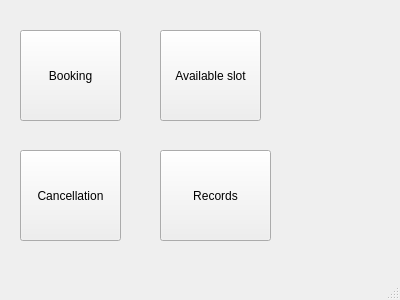
<?xml version="1.0" encoding="UTF-8"?>
<ui version="4.0">
 <class>MainWindow</class>
 <widget class="QMainWindow" name="MainWindow">
  <property name="geometry">
   <rect>
    <x>0</x>
    <y>0</y>
    <width>400</width>
    <height>300</height>
   </rect>
  </property>
  <property name="windowTitle">
   <string>Doctor Appointment 1.0</string>
  </property>
  <property name="styleSheet">
   <string notr="true">
background-image: url(:/image/image/mim.jpg);</string>
  </property>
  <widget class="QWidget" name="centralWidget">
   <widget class="QPushButton" name="btnBooking">
    <property name="geometry">
     <rect>
      <x>20</x>
      <y>30</y>
      <width>101</width>
      <height>91</height>
     </rect>
    </property>
    <property name="text">
     <string>Booking</string>
    </property>
   </widget>
   <widget class="QPushButton" name="btnCancellation">
    <property name="geometry">
     <rect>
      <x>20</x>
      <y>150</y>
      <width>101</width>
      <height>91</height>
     </rect>
    </property>
    <property name="text">
     <string>Cancellation</string>
    </property>
   </widget>
   <widget class="QPushButton" name="btnRecords">
    <property name="geometry">
     <rect>
      <x>160</x>
      <y>150</y>
      <width>111</width>
      <height>91</height>
     </rect>
    </property>
    <property name="toolTip">
     <string>&lt;html&gt;&lt;head/&gt;&lt;body&gt;&lt;p align=&quot;center&quot;&gt;&lt;br/&gt;&lt;/p&gt;&lt;/body&gt;&lt;/html&gt;</string>
    </property>
    <property name="text">
     <string>Records</string>
    </property>
   </widget>
   <widget class="QPushButton" name="btnAvailableSlots">
    <property name="geometry">
     <rect>
      <x>160</x>
      <y>30</y>
      <width>101</width>
      <height>91</height>
     </rect>
    </property>
    <property name="text">
     <string>Available slot</string>
    </property>
   </widget>
   <zorder>btnRecords</zorder>
   <zorder>btnCancellation</zorder>
   <zorder>btnBooking</zorder>
   <zorder>btnAvailableSlots</zorder>
  </widget>
  <widget class="QStatusBar" name="statusBar"/>
 </widget>
 <layoutdefault spacing="6" margin="11"/>
 <resources/>
 <connections/>
</ui>
